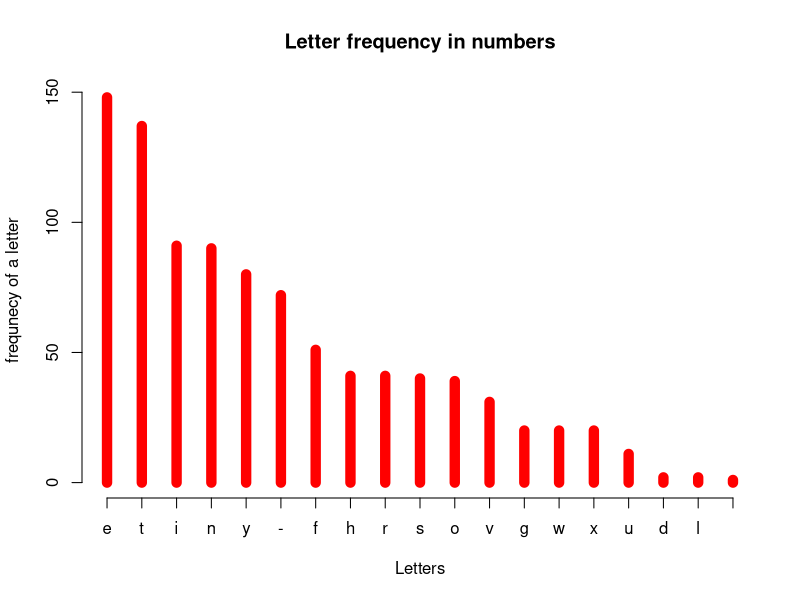

Write the R code that produced this figure.
##########################################
# 
# Letter frequency for numbers in a dataset
# Series:
# Little Useless-useful R functions #22
# Created: March 21, 2021
# Author: Tomaž Kaštrun
# Blog: tomaztsql.wordpress.com
# V.1.0
#
# Changelog: 
 # words of numbers:
 # https://www.woodwardenglish.com/lesson/numbers-1-100-in-english/
###########################################


#function
word_a_number <- function(numb){

  basLet <- c('one','two','three','four','five','six','seven','eight','nine','ten'
              ,'eleven','twelve','thirteen','fourteen','fifteen','sixteen','seventeen','eighteen','nineteen'
              ,'twenty','thirty','forty','fifty','sixty','seventy','eighty','ninety','one hundred')
  basNum <- c(1:20,30,40,50,60,70,80,90,100)
  df <- data.frame(num = basNum, let = as.character(basLet))
  
          if (numb <= 20) {
            im <- df[which(df$num == numb),]$let
            #print(paste(im, collapse = NULL))
          } else {
                  if (numb %% 10 == 0){
                    e <- df[which(df$num == numb),]$let
                    #print(paste0(e, collapse=NULL))
                  } else {
                    sec <- numb %% 10
                    fir <- as.integer(numb/10)*10
                    f_im <- df[which(df$num == fir),]$let
                    s_im <- df[which(df$num == sec),]$let
                    res <- paste0(f_im,"-",s_im, collapse = NULL)
                    #print(res)
                  }
          }
}

# run a single function
word_a_number(87)


#function for  count the frequency 
freqLet <- function(x) {
  word <- tolower(unlist(strsplit(x,"")))
  word_table <- table(word)
  ans <- word_table[names(word_table)]
}

getFreq <- function(vect) {
  df <- data.frame(word=as.character(), stringsAsFactors = FALSE)
  for (i in 1:length(vect)) {
    df[i,1] <- as.character(word_a_number(i))
    a <<- freqLet(df$word)
  }
  return(a)
}

################################
#### Let's check the 
#### complete set of numbers
################################

# Automate the function, get a vector of first 100 numbers
vect <- c(1:100)

#Is there A in first 100 words?
getFreq(vect)

#quick visual
plot(sort(a, decreasing = TRUE), type = "h", col = "red", lwd = 10,
     main = "Letter frequency in numbers", xlab = "Letters", ylab = "frequnecy of a letter")

